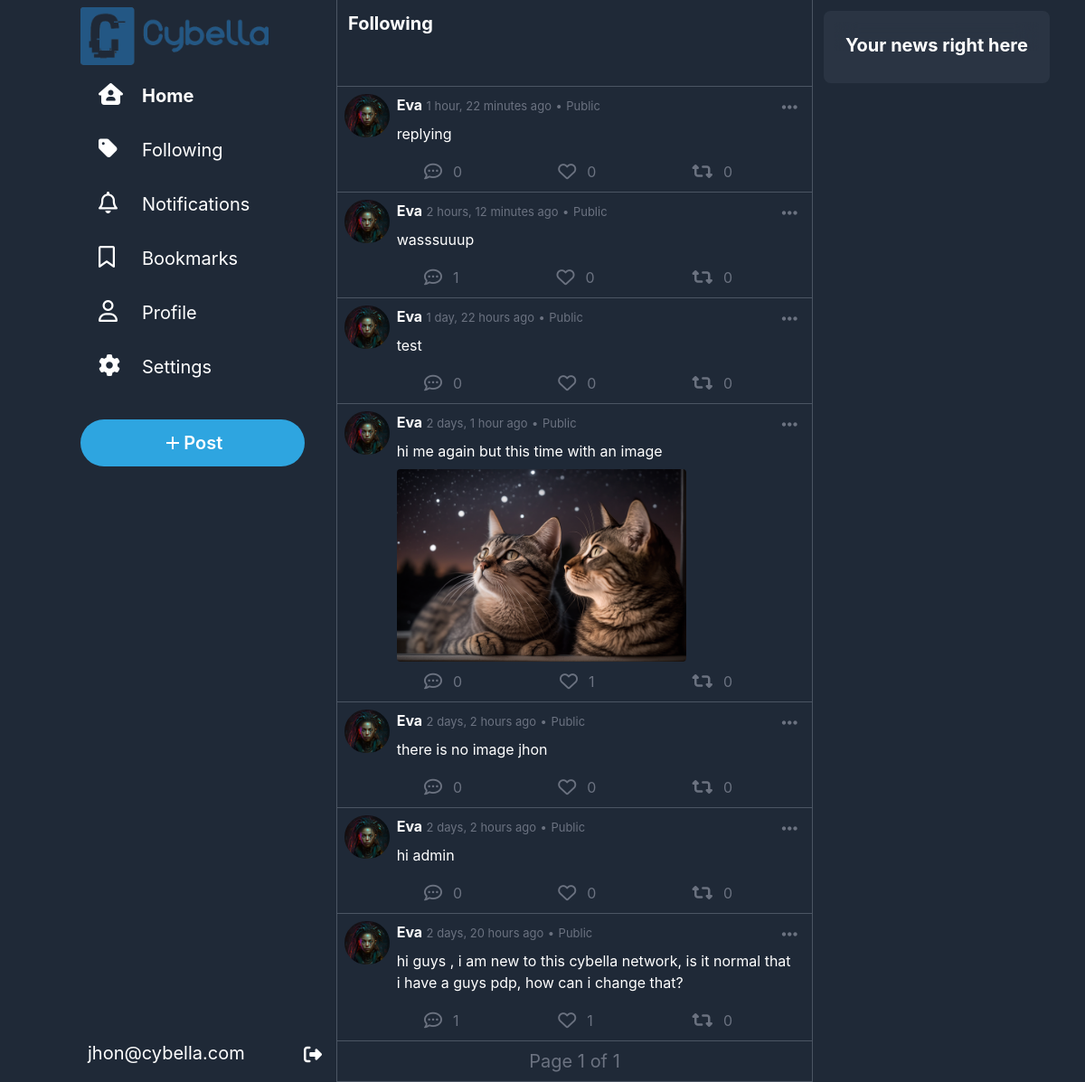
Page /following (signed in) on the committed database.
### network/models.py (models this page shows, shortened)
class User(AbstractUser):
    picture = models.ImageField(upload_to="network/images/profile_pictures", blank=True, null=True, default="network/images/profile_pictures/default.png")
    followers = models.ManyToManyField("self", symmetrical=False, blank=True, related_name="following")
    bookmarks = models.ManyToManyField("Post", blank=True, related_name="bookmarked_by")
    bio = models.TextField(blank=True)
    def __str__(self):
        return f"{self.username}"

class Post(models.Model):
    user = models.ForeignKey(User, on_delete=models.CASCADE, related_name="posts")
    content = models.CharField(max_length=500)
    timestamp = models.DateTimeField(auto_now_add=True)
    likes = models.ManyToManyField(User, blank=True, related_name="liked_posts")
    images = models.ImageField(upload_to="network/images/posts", blank=True, null=True)
    repost = models.ForeignKey("self", on_delete=models.CASCADE, blank=True, null=True, related_name="reposts")
    parent_post = models.ForeignKey("self", on_delete=models.CASCADE, blank=True, null=True, related_name="comments")
    def is_reposted(self, user):
        return self.reposts.filter(user=user).exists()

### network/views.py (the view)
# urls.py: path("following",views.following, name="following"),
@login_required
def following(request):
    user = request.user
    posts = Post.objects.filter(user__in=user.following.all()).order_by("-timestamp").all()
    paginator = Paginator(posts, 10)
    page = request.GET.get('page')
    posts = paginator.get_page(page)
    return render(request, "network/following.html", {
        "posts" : posts
    })

### network/templatetags/custom_filters.py (called while the page is built)
@register.filter
def is_reposted_by_user(post, user):
    return post.is_reposted(user)

### network/templates/network/following.html (shortened to what this page needs)
{% extends "network/layout.html" %}
{% load static %}
{% load custom_filters %}
{% block body %}
    <div class=" w-full backdrop-blur-md backdrop-filter h-24 bg-gray-800 sticky p-3 text-xl text-white font-bold border-b border-gray-600">
        Following
    </div>
    {%for post in posts%}
        <div id="post{{post.id}}" class="w-full mx-auto bg-gray-800 pb-1 p-2 text-white border-b border-gray-600 hover:cursor-pointer hover:bg-slate-800">
            <div onclick="window.location.href='{% url 'post' post_id=post.id %}'" class="flex ">
                <a href="{% url 'profile' username=post.user %}" class="w-14 h-12 rounded-full mr-2"><img class="w-14 h-12 rounded-full mr-2" src="{{post.user.picture.url}}" alt="user Avatar"></a>
                <div class="w-full">
                    <div class="flex justify-between">
                        <div>
                            <span class="font-bold"><a href="{% url 'profile' username=post.user %}">{{post.user|title}}</a></span>
                            <span class="text-gray-500 text-[13px]">{{post.timestamp|timesince}} ago</span>
                            <span class="text-gray-500 text-[13px]">•</span>
                            <span class="text-gray-500 text-[13px]">Public</span>
                        </div>
                        <div onclick="event.stopPropagation(); showOptions(this)"  class="relative hover:cursor-pointer rounded-full hover:bg-blue-600 hover:bg-opacity-20 px-2 py-1">
                            <i class="fa-solid fa-ellipsis-h text-xl text-gray-500  hover:text-blue-400"></i>
                        </div>
                    </div>
                    <div class="text-md w-full pl-0 pt-0 p-2  ">{{post.content}}</div>
                    {% if post.images %}
                        <div id="images-container" class="">
                            <img class="max-w-xs max-h-xs rounded" src="{{post.images.url}}" alt="post image">
                        </div>
                    {%endif%}
                </div>
            </div>
            <div class="flex justify-between mt-1 mx-20 text-gray-500">
                <div onclick="openCommentBox('{{post.user|title}}','{{post.timestamp|timesince}}','{{post.content}}','{{post.user.picture.url}}','{{post.id}}')" class="flex hover:text-blue-400 hover:cursor-pointer"><i class="fa-regular fa-comment-dots text-xl rounded-full hover:bg-blue-400 hover:bg-opacity-20 p-2 "></i><span class="mt-1.5 ml-1">{{post.comments.all.count}}</span></div>
                {% if user not in post.likes.all%}
                    <div id="like" onclick="like(this,{{post.id}})" class="flex hover:text-rose-400 hover:cursor-pointer"><i class="fa-regular fa-heart text-xl rounded-full hover:bg-rose-400 hover:bg-opacity-20 p-2"></i><span class="mt-1.5 ml-1">{{post.likes.count}}</span></div>
                {%else%}
                    <div id="like" onclick="like(this,{{post.id}})" class="flex hover:text-rose-400 hover:cursor-pointer text-rose-400"><i class="fa-solid fa-heart text-xl rounded-full hover:bg-rose-400 hover:bg-opacity-20 p-2"></i><span class="mt-1.5 ml-1">{{post.likes.count}}</span></div>
                {%endif%}
                {% if not user.is_authenticated or not post|is_reposted_by_user:user%}
                    <div id="repost" onclick="repost(this,{{post.id}})" class="flex hover:text-emerald-500 hover:cursor-pointer"><i class="fa-solid fa-retweet text-xl rounded-full hover:bg-emerald-500 hover:bg-opacity-20 p-2"></i><span class="mt-1.5 ml-1">{{post.reposts.count}}</span></div>
                {%else%}
                    <div id="repost" onclick="repost(this,{{post.id}})" class="flex text-emerald-500 hover:text-emerald-500 hover:cursor-pointer"><i class="fa-solid fa-retweet text-xl rounded-full hover:bg-emerald-500 hover:bg-opacity-20 p-2"></i><span class="mt-1.5 ml-1">{{post.reposts.count}}</span></div>
                {%endif%}
            </div>
        </div>
    {%endfor%}
    <div class="w-full mx-auto bg-gray-800 p-2 text-white border-b border-gray-600">
        <div class="flex justify-center">
            <div class="flex">
                <span class="text-gray-500 text-xl mx-2">Page {{ posts.number }} of {{ posts.paginator.num_pages }}</span>
            </div>
        </div>
    </div>
{% endblock %}

### network/templates/network/layout.html (shortened to what this page needs)
{% load static %}
{% load static tailwind_tags %}
<!DOCTYPE html>
<html lang="en">
    <head>
        {% tailwind_css %}
        <link rel ="stylesheet" href="{% static 'network/css/styles.css' %}">
    </head>
    <body class="overflow-hidden w-screen h-screen flex flex-row">
        <nav class=" container  max-w-[31%] flex flex-col p-2  flex-grow bg-gray-800 h-screen items-end fixed">
            <div class="sidebar flex flex-col text-xl font-normal text-white w-[275px] h-full justify-between">
                <div class="w-full">
                    <div id="logo" class="">
                        <div class="">
                            <img src="{% static 'network/Images/C_logo.png' %}" alt="logo" class="w-18 h-16">
                        </div>
                    </div>
                    <a class="flex py-1 text-center sidebar-link my-2" href="{%url "index"%}"><div class=" p-2 px-5 justify-center"><i class="fa-solid fa-house-user text-2xl mr-8 w-4"></i><span class="font-bold">Home</span></div></a>
                    <a class="flex py-1 text-center sidebar-link my-2" href="{%url "following"%}"><div class="p-2 px-5 justify-center"><i class="fa-solid fa-tag text-2xl mr-8 w-4 "></i><span>Following</span></div></a>
                    <a class="flex py-1 text-center sidebar-link my-2" href="#"><div class="p-2 px-5 justify-center"><i class="fa-regular fa-bell text-2xl mr-8 w-4"></i><span>Notifications</span></div></a>
                    <a class="flex py-1 text-center sidebar-link my-2" href="{%url "bookmark"%}"><div class="p-2 px-5 justify-center"><i class="fa-regular fa-bookmark text-2xl mr-8 w-4"></i><span>Bookmarks</span></div></a>
                    {% if user.is_authenticated%}
                        <a class="flex py-1 text-center sidebar-link my-2" href="{% url 'profile' username=user.username %}"><div class="p-2 px-5 justify-center"><i class="fa-regular fa-user text-2xl mr-8 w-4"></i><span>Profile</span></div></a>
                    {% endif %}
                    <a class="flex py-1 text-center sidebar-link my-2" href="#"><div class="p-2 px-5 justify-center"><i class="fa-solid fa-cog text-2xl mr-8 w-4"></i><span>Settings</span></div></a>
                    <button onclick="document.querySelector('#reply_area').focus();" class="tweet mt-6 w-[90%] p-3">
                        <span><svg xmlns="http://www.w3.org/2000/svg" viewBox="0 0 24 24" width="24" height="24"><path fill="none" d="M0 0h24v24H0z"></path><path fill="currentColor" d="M11 11V5h2v6h6v2h-6v6h-2v-6H5v-2z"></path></svg> Post</span>
                    </button>
                </div>
                <div>
                    {% if user.is_authenticated %}
                        <a class="p-2 text-center logout flex justify-between" href="{% url 'logout' %}"><span>{{user.email}}</span><div class="pt-0.5"><i class="fa-solid fa-right-from-bracket text-xl"></i></div></a>
                    {% else %}
                        <a class="p-2 text-center logout flex justify-between" href="{% url 'login' %}"><span>Log In/Register</span><div class="pt-0.5"><i class="fa-solid fa-right-to-bracket text-2xl"></i></div></a>
                    {% endif %}
                </div>
            </div>
        </nav>
        <div class="body h-screen flex flex-row w-[69%] ml-[31%] ">
            <div class="bg-gray-800  relative border-x border-gray-600  w-[500px] overflow-y-scroll flex-grow">
                {% block body %}
                {% endblock %}
            </div>
            <div class=" bg-gray-800 relative overflow-y-scroll p-3 flex-grow ">
                <div id="news" class="rounded-lg p-3 bg-gray-700 bg-opacity-50 w-fit hidden lg:block ">
                    <div class="w-full backdrop-blur-md backdrop-filter mb-6 h-8  p-3 text-xl text-white font-bold "> Your news right here</div>
                </div>
            </div>
        </div>
    </body>
</html>

### network/static/network/css/styles.css (style rules this page uses)
* { font-family:"TwitterChirp",-apple-system,BlinkMacSystemFont,"Segoe UI",Roboto,Helvetica,Arial,sans-serif; }
.tweet { background-color: #2ea5e0; border-radius: 9999px; transition: all ease-in-out 0.2s; }
.tweet span { display: flex; justify-content: center; align-items: center; color: #fff; font-weight: 600; }

### rows in the picture
User: email "jhon@cybella.com"
Post: user.picture (picture), user "Eva", timestamp "1 hour, 22 minutes", content "replying", comments.all.count "0", likes.count "0", reposts.count "0"
Post: user.picture (picture), user "Eva", timestamp "2 hours, 12 minutes", content "wasssuuup", comments.all.count "1", likes.count "0", reposts.count "0"
Post: user.picture (picture), user "Eva", timestamp "1 day, 22 hours", content "test", comments.all.count "0", likes.count "0", reposts.count "0"
Post: user.picture (picture), user "Eva", timestamp "2 days, 1 hour", content "hi me again but this time with an image", images (picture), comments.all.count "0", likes.count "1", reposts.count "0"
Post: user.picture (picture), user "Eva", timestamp "2 days, 2 hours", content "there is no image jhon", comments.all.count "0", likes.count "0", reposts.count "0"
Post: user.picture (picture), user "Eva", timestamp "2 days, 2 hours", content "hi admin", comments.all.count "0", likes.count "0", reposts.count "0"
Post: user.picture (picture), user "Eva", timestamp "2 days, 20 hours", content "hi guys , i am new to this cybella network, is it normal that i have a guys pdp, how can i change that?", comments.all.count "1", likes.count "1", reposts.count "0"

### other values in the picture
{{ posts.number }} "1"
{{ posts.paginator.num_pages }} "1"
